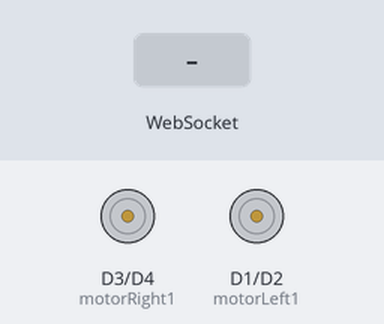
Simulated run of this sketch. Board: ESP8266 (NodeMCU). Shown: motor-driver pin pairs drawn as motors (green arrow = first pin HIGH = forward, orange = second pin HIGH = backward, longer = more drive, scaled by the enable pin). The inputs (shaded band) are chosen by the test bench. WiFi joins after 1.5 s; servers stay silent unless stated; what the sketch prints to the serial monitor is not drawn.

Above: at 2.7 s.
2.8 s: WebSocket text "forward" received
At 4.0 s:
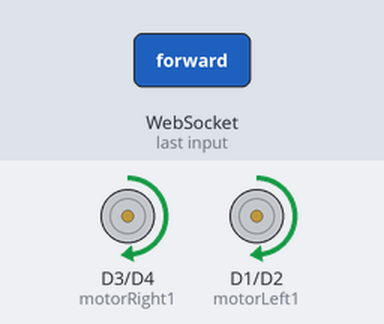
4.3 s: WebSocket text "backward" received
At 5.3 s:
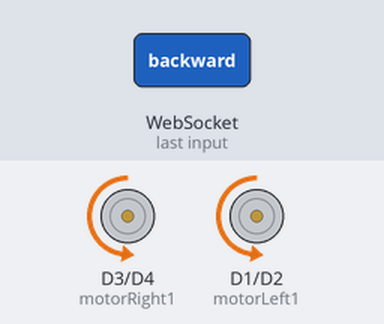
5.8 s: WebSocket text "left" received
At 6.5 s:
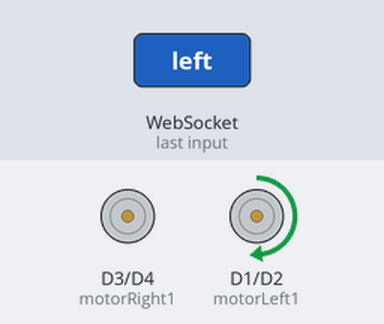
7.3 s: WebSocket text "right" received
At 7.6 s:
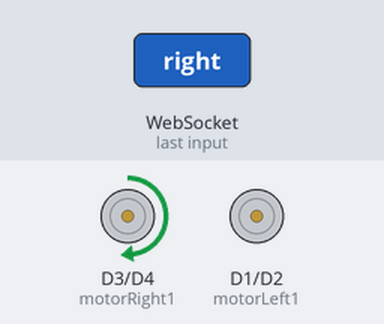
8.8 s: WebSocket text "fast_left" received
At 10.0 s:
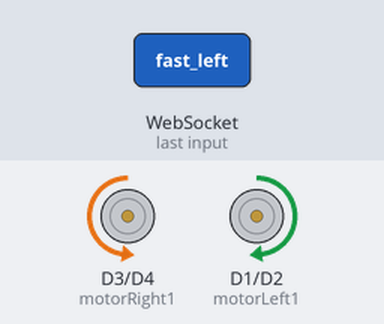
10.3 s: WebSocket text "fast_right" received
At 11.1 s:
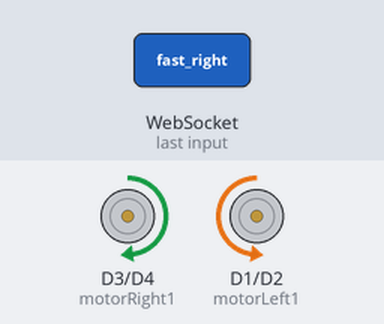
Timing chart, 0 to 12.8 s (numbered marks = the images above; inputs shaded):
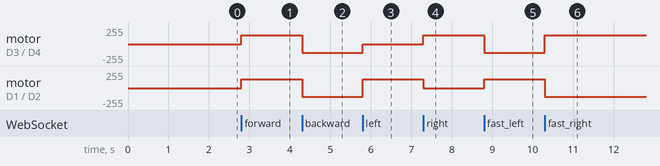

The sketch:

websocketControlCode.ino
```cpp
#include <ESP8266WiFi.h>
#include <WebSocketsServer.h>
#include <ESP8266WebServer.h>

// Motor control pins
const int motorLeft1 = D1;
const int motorLeft2 = D2;
const int motorRight1 = D3;
const int motorRight2 = D4;
const int enablePinLeft = D5;
const int enablePinRight = D6;

const int max_speed = 160;  //assuming 9V
const int normal_speed = 130; // assuming 6V

// 160 = 8.5v
// 130 = 7.5v

// WebSocket server
WebSocketsServer webSocket = WebSocketsServer(81);

// WiFi credentials
const char* ssid = "your_SSID";
const char* password = "your_PASSWORD";

// Function to handle WebSocket messages
void handleWebSocketMessage(uint8_t num, WStype_t type, uint8_t * payload, size_t length) {
  String message = (char*)payload;

  if (message == "forward") {
    forward();
    Serial.println("..................forward...............");
  } else if (message == "fast_forward") {
    fastForward();
    Serial.println("..................fast forward..........");
  } else if (message == "backward") {
    backward();
    Serial.println("..................backward..............");
  } else if (message == "fast_backward") {
    fastBackward();
    Serial.println("..................fast backward.........");
  } else if (message == "left") {
    left();
    Serial.println("..................left..................");
  } else if (message == "right") {
    right();
    Serial.println("..................right.................");
  } else if (message == "fast_left") {
    fastLeft();
    Serial.println("..................Fast left.............");
  } else if (message == "fast_right") {
    fastRight();
    Serial.println("..................Fast right............");
  } else if (message == "stop") {
    stopMotors();
    Serial.println("..................stop..................");
  }
}

// Motor control functions
void forward() {
  analogWrite(enablePinLeft, normal_speed); // 6V equivalent
  analogWrite(enablePinRight, normal_speed);
  digitalWrite(motorLeft1, HIGH);
  digitalWrite(motorLeft2, LOW);
  digitalWrite(motorRight1, HIGH);
  digitalWrite(motorRight2, LOW);
}

void fastForward() {
  analogWrite(enablePinLeft, max_speed); // 9V equivalent
  analogWrite(enablePinRight, max_speed);
  digitalWrite(motorLeft1, HIGH);
  digitalWrite(motorLeft2, LOW);
  digitalWrite(motorRight1, HIGH);
  digitalWrite(motorRight2, LOW);
}

void backward() {
  analogWrite(enablePinLeft, normal_speed); // 6V
  analogWrite(enablePinRight, normal_speed);
  digitalWrite(motorLeft1, LOW);
  digitalWrite(motorLeft2, HIGH);
  digitalWrite(motorRight1, LOW);
  digitalWrite(motorRight2, HIGH);
}

void fastBackward() {
  analogWrite(enablePinLeft, max_speed); // 9V
  analogWrite(enablePinRight, max_speed);
  digitalWrite(motorLeft1, LOW);
  digitalWrite(motorLeft2, HIGH);
  digitalWrite(motorRight1, LOW);
  digitalWrite(motorRight2, HIGH);
}

void left() {
  analogWrite(enablePinLeft, normal_speed);
  digitalWrite(motorLeft1, HIGH);
  digitalWrite(motorLeft2, LOW);
  stopRightMotor();
}

void right() {
  analogWrite(enablePinRight, normal_speed);
  digitalWrite(motorRight1, HIGH);
  digitalWrite(motorRight2, LOW);
  stopLeftMotor();
}

void fastLeft() {
  analogWrite(enablePinLeft, normal_speed);
  analogWrite(enablePinRight, normal_speed);
  digitalWrite(motorLeft1, HIGH);
  digitalWrite(motorLeft2, LOW);
  digitalWrite(motorRight1, LOW);
  digitalWrite(motorRight2, HIGH);
}

void fastRight() {
  analogWrite(enablePinRight, normal_speed);
  analogWrite(enablePinLeft, normal_speed);
  digitalWrite(motorRight1, HIGH);
  digitalWrite(motorRight2, LOW);
  digitalWrite(motorLeft1, LOW);
  digitalWrite(motorLeft2, HIGH);
}

void stopMotors() {
  analogWrite(enablePinLeft, 0);
  analogWrite(enablePinRight, 0);
}

void stopLeftMotor() {
  analogWrite(enablePinLeft, 0);
}

void stopRightMotor() {
  analogWrite(enablePinRight, 0);
}

void setup() {
  Serial.begin(115200);

  // Initialize motor pins
  pinMode(motorLeft1, OUTPUT);
  pinMode(motorLeft2, OUTPUT);
  pinMode(motorRight1, OUTPUT);
  pinMode(motorRight2, OUTPUT);
  pinMode(enablePinLeft, OUTPUT);
  pinMode(enablePinRight, OUTPUT);

  // Connect to WiFi
  WiFi.begin(ssid, password);
  while (WiFi.status() != WL_CONNECTED) {
    delay(500);
    Serial.print(".");
  }
  Serial.println("Connected to WiFi");

  // Start WebSocket server
  webSocket.begin();
  webSocket.onEvent(handleWebSocketMessage);

  Serial.print("Robot IP: ");
  Serial.println(WiFi.localIP());
}

void loop() {
  // Handle WebSocket connection
  webSocket.loop();
}
```

Measured:
- after the input at 2.8 s, motor on D3 (motorRight1) / D4 (motorRight2), motor on D1 (motorLeft1) / D2 (motorLeft2): stopped → forward 130/255 at once
- after the input at 4.3 s, motor on D3 (motorRight1) / D4 (motorRight2), motor on D1 (motorLeft1) / D2 (motorLeft2): forward 130/255 → backward 130/255 at once
- after the input at 5.8 s, motor on D3 (motorRight1) / D4 (motorRight2): backward 130/255 → stopped at once; motor on D1 (motorLeft1) / D2 (motorLeft2): backward 130/255 → forward 130/255 at once
- after the input at 7.3 s, motor on D3 (motorRight1) / D4 (motorRight2): stopped → forward 130/255 at once; motor on D1 (motorLeft1) / D2 (motorLeft2): forward 130/255 → stopped at once
- after the input at 8.8 s, motor on D3 (motorRight1) / D4 (motorRight2): forward 130/255 → backward 130/255 at once; motor on D1 (motorLeft1) / D2 (motorLeft2): stopped → forward 130/255 at once
- after the input at 10.3 s, motor on D3 (motorRight1) / D4 (motorRight2): backward 130/255 → forward 130/255 at once; motor on D1 (motorLeft1) / D2 (motorLeft2): forward 130/255 → backward 130/255 at once
